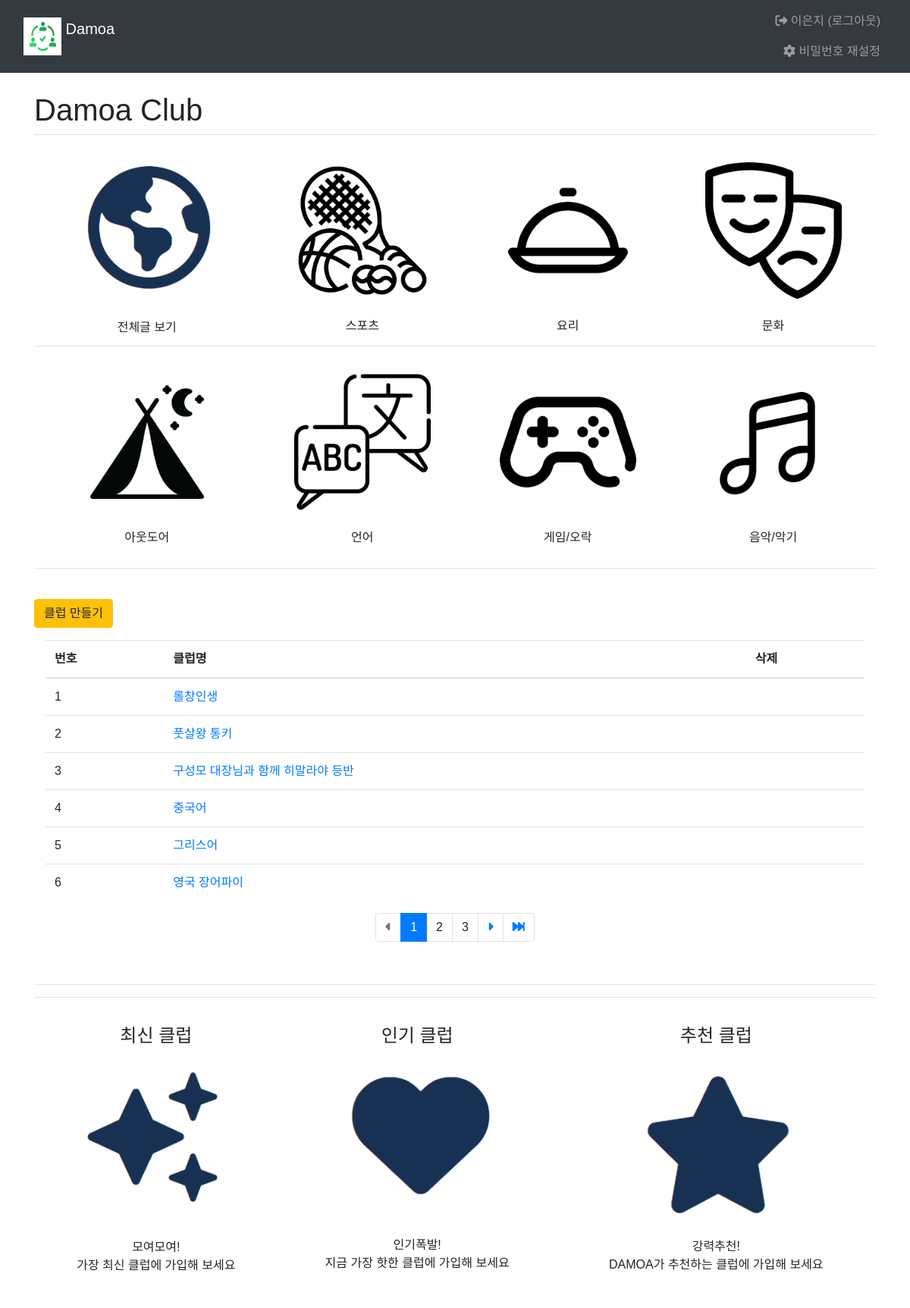
The app's page /main/ (signed in) with its own data.
### common/models.py (models this page shows)
class CustomUser(AbstractBaseUser, PermissionsMixin) :
    username = models.CharField(max_length = 15, unique=True)
    email = models.EmailField(blank=True, unique=True, default='')
    name = models.CharField(max_length=15)
    age = models.IntegerField()
    ad = models.CharField(max_length=50)
    is_active = models.BooleanField(default=True)
    is_superuser = models.BooleanField(default=True)
    is_staff = models.BooleanField(default=True)
    date_joined = models.DateTimeField(default=timezone.now)
    last_login = models.DateTimeField(blank=True, null=True)
    objects = CustomUserManager()
    USERNAME_FIELD = 'username'
    REQUIRED_FIELDS = ['email', 'name', 'age', 'ad']
    class Meta :
        ordering = ['-date_joined']
        verbose_name = 'User'
        verbose_name_plural = 'User'

### main/models.py (models this page shows, shortened)
class Club(models.Model):
    class category(models.TextChoices):
        from django.utils.translation import gettext_lazy as _
        COOK = 'CK', _('Cook')
        CULTURE = 'CT', _('Culture')
        GAME = 'GA', _('Game')
        LANGUAGE = 'LA', _('Language')
        MUSIC = 'MU', _('Music')
        OUTDOOR = 'OD', _('Outdoor')
        SPORTS = 'SP', _('Sports')
    category = models.CharField(
        max_length=10,
        choices = category.choices,
        null=True
    )
    name=models.TextField('클럽이름')
    author = models.ForeignKey(settings.AUTH_USER_MODEL, on_delete=models.CASCADE, default=1, null=True, related_name='author_club')

### main/views.py (the view)
# urls.py: path("", include('main.urls')),  # / 페이지에 해당하는 urlpatterns
def main(request):
    club_list=Club.objects.order_by('-id')
    page = request.GET.get('page', '1')  # 페이지
    paginator = Paginator(club_list, 6)  # 페이지당 6개
    page_obj = paginator.get_page(page)
    context={'club_list':page_obj, 'page':page}
    return render(request, 'main/main.html', context)

### templates/main/main.html (shortened to what this page needs)
{% extends 'base.html' %}
{% load static %}
{% block content %}
  <div class="container">
    <br>
    <h1>Damoa Club</h1>
    <table class="table">
      <tbody style="text-align: center;">
        <tr>
          <td>
            <br>
            <a href="{% url 'main:board_list'%}" style="display: block;">
              <img src="{% static 'img/gallery/all.png' %}" style="width: 200px; height: auto;">
              </a>
              <br>전체글 보기
          </td>
          <td>
            <br>
            <a href="{% url 'main:board_list'%}?kw=SP" style="display: block;">
              <img src="{% static 'img/gallery/sports.png' %}" style="width: 180px; height: auto;">
            </a>
            <br>스포츠
          </td>
          <td>
            <br>
            <a href="{% url 'main:board_list'%}?kw=CK" style="display: block;">
              <img class="club" src="{% static 'img/gallery/cook.png' %}" style="width: 180px; height: auto;">
            </a>
            <br>요리
          </td>
          <td>
            <br>
            <a href="{% url 'main:board_list'%}?kw=CT" style="display: block;">
              <img class="club" src="{% static 'img/gallery/culture.png' %}" style="width: 180px; height: auto;">
            </a>
            <br>문화
          </td>
        </tr>
        <tr>
          <td>
            <br>
            <a href="{% url 'main:board_list'%}?kw=OD" style="display: block;">
              <img class="club" src="{% static 'img/gallery/outdoor.png' %}" style="width: 180px; height: auto;">
            </a>
            <br>아웃도어
          </td>
          <td>
            <br>
            <a href="{% url 'main:board_list'%}?kw=LA" style="display: block;">
              <img class="club" src="{% static 'img/gallery/language.png' %}" style="width: 180px; height: auto;">
            </a>
            <br>언어
          </td>
          <td>
            <br>
            <a href="{% url 'main:board_list'%}?kw=GA" style="display: block;">
              <img class="club" src="{% static 'img/gallery/game.png' %}" style="width: 180px; height: auto;">
            </a>
            <br>게임/오락
          </td>
          <td>
            <br>
            <a href="{% url 'main:board_list'%}?kw=MU" style="display: block;">
              <img class="club" src="{% static 'img/gallery/music.png' %}" style="width: 180px; height: auto;">
            </a>
            <br>음악/악기
          </td>
        </tr>
      </tbody>
    </table>
    <hr>
<br>
    <div>
      <a href="{%url 'main:club_create' %}" class="btn btn-warning">클럽 만들기</a>
      <div class="container">
        <table class="table">
          <thead>
            <tr class="thead-blue">
              <th>번호</th>
              <th>클럽명</th>
              <th>삭제</th>
            </tr>
          </thead>
          <tbody>
            {% if club_list %}
              {% for club in club_list %}
                <tr>
                  <td>{{forloop.counter}}</td>
                  <td>
                    <a href="{% url 'main:board_list'%}?kw={{ club.name }}">{{club.name}}</a>
                  </td>
                  <td>
                  </td>
                </tr>
              {% endfor %}
            {% else %}
              <tr>
                게시글이 없습니다.
              </tr>
            {% endif %}
          </tbody>
        </table>
        <ul class="pagination justify-content-center">
          {% if club_list.has_previous %}
            <li class="page-item">
              <a class="page-link" href="?page=1" data-page="1">
                <i class="fa-solid fa-backward-fast"></i>
              </a>
            </li>
            <li class="page-item">
              <a class="page-link" href="?page={{ club_list.previous_page_number }}">
                <i class="fa-solid fa-caret-left"></i>
              </a>
            </li>
          {% else %}
            <li class="page-item disabled">
              <a class="page-link" tabindex="-1" aria-disabled="true" href="#">
                <i class="fa-solid fa-caret-left"></i>
              </a>
            </li>
          {% endif %}
          {% for page_number in club_list.paginator.page_range %}
          {% if page_number >= club_list.number|add:-3 and page_number <= club_list.number|add:3 %}
            {% if page_number == club_list.number %}
              <li class="page-item active" aria-current="page">
                <a class="page-link" data-page="{{ page_number }}">
                  {{ page_number }}
                </a>
              </li>
            {% else %}
              <li class="" page-item="page-item">
                <a class="page-link" data-page="{{ page_number }}">
                  {{ page_number }}
                </a>
              </li>
            {% endif %}
          {% endif %}
          {% endfor %}
          {% if club_list.has_next %}
            <li class="page-item">
              <a class="page-link" href="?page={{ club_list.next_page_number }}">
                <i class="fa-solid fa-caret-right"></i>
              </a>
            </li>
            <li class="page-item">
              <a class="page-link" href="?page={{ club_list.paginator.num_pages }}">
                <i class="fa-solid fa-forward-fast"></i>
              </a>
            </li>
          {% else %}
            <li class="page-item disabled">
              <a class="page-link" tabindex="-1" aria-disabled="true" href="#">
                <i class="fa-solid fa-caret-right"></i>
              </a>
            </li>
          {% endif %}
        </ul>
      </div>
    </div>
<br>
    <hr style="color: black; size: 3px;">
    <table class="table" style="text-align: center;">
      <td>
        <div>
          <div class="icon-box">
            <br><h4>최신 클럽<br><br>
              <a href="{% url 'main:board_list'%}?so=recent" style="display: block;">
                <img src="{% static 'img/new.png' %}" style="width: 210px; height: auto;"></a>
            </h4>
            <br>
            <p>모여모여!<br>가장 최신 클럽에 가입해 보세요</p>
          </div>
        </div>
      </td>
      <td>
        <div>
          <div class="icon-box">
            <br><h4>인기 클럽<br><br>
              <a href="{% url 'main:board_list'%}?so=popular" style="display: block;">
                <img src="{% static 'img/heart.png' %}" style="width: 215px; height: auto;"></a>
            </h4>
            <br>
            <p>인기폭발!<br>지금 가장 핫한 클럽에 가입해 보세요</p>
          </div>
        </div>
      </td>
      <td>
        <div>
          <div class="icon-box">
            <br><h4>추천 클럽<br><br>
              <a href="{% url 'main:board_list'%}?so=recommend" style="display: block;">
                <img src="{% static 'img/star.png' %}" style="width: 200px; height: auto;"></a>
            </h4>
            <p>강력추천!<br>DAMOA가 추천하는 클럽에 가입해 보세요</p>
          </div>
        </div>
      </td>
    </table>
  {% endblock %}

### templates/base.html (shortened to what this page needs)
{% load static %}
<!DOCTYPE html>
<html lang="ko">
  <head>
    <link rel="stylesheet" type="text/css" href="{% static 'bootstrap.min.css' %}">
    <link rel="stylesheet" type="text/css" href="{% static 'style.css' %}">
    <link rel="stylesheet" href="https://cdnjs.cloudflare.com/ajax/libs/font-awesome/6.3.0/css/all.min.css"/>
  </head>
  <body>
    <nav class="navbar navbar-expand-sm navbar-dark bg-dark border-bottom">
      <div class="container-fluid">
        {% if user.is_authenticated %}
          <a class="navbar-brand" href="{% url 'main:main' %}">
            <img src="{% static 'img/damoa logo.png' %}" width="50px" height="50px" class="d-inline-block align-top" alt="Logo">
            Damoa
          </a>
        {% else %}
          <a class="navbar-brand" href="{% url 'main:index' %}">
            <img src="{% static 'img/damoa logo.png' %}" width="50px" height="50px" class="d-inline-block align-top" alt="Logo">
            Damoa
          </a>
        {% endif %}
        <div class="collapse navbar-collapse justify-content-end" id="navbarNav" align="right">
          <ul class="navbar-nav">
            <li class="nav-item">
              {% if user.is_authenticated %}
                <a class="nav-link justify-content-end" href="{% url 'common:logout' %}">
                  <i class="fa-solid fa-right-from-bracket"></i>
                  {{ user.name }}
                  (로그아웃)
                </a>
                <span style="color: blue;">
                  <a class="nav-link justify-content-end" href="{% url 'common:re_password' %}">
                    <i class="fa-solid fa-gear"></i>
                    비밀번호 재설정
                  </a>
                </span>
              {% else %}
                <a class="nav-link justify-content-end" href="{% url 'common:login' %}">
                  <i class="fa-solid fa-right-to-bracket"></i>
                  로그인</a>
              {% endif %}
            </li>
          </ul>
        </div>
      </div>
    </nav>
    {% block content %}{% endblock %}
    <link rel="stylesheet" href="https://stackpath.bootstrapcdn.com/bootstrap/4.4.1/css/bootstrap.min.css">
    <link href="https://cdn.jsdelivr.net/npm/summernote@0.8.18/dist/summernote-bs4.min.css" rel="stylesheet">
  </body>
</html>

### static/style.css (style rules this page uses)
* { font-family: 'Noto Sans KR', sans-serif; }
.page-link { border: 0px; }

### records on screen
CustomUser: name "이은지"
Club: name "롤창인생"
Club: name "풋살왕 통키"
Club: name "구성모 대장님과 함께 히말라야 등반"
Club: name "중국어"
Club: name "그리스어"
Club: name "영국 장어파이"

### other values on screen
{{ page_number }} "1"
{{ page_number }} "2" "3"
